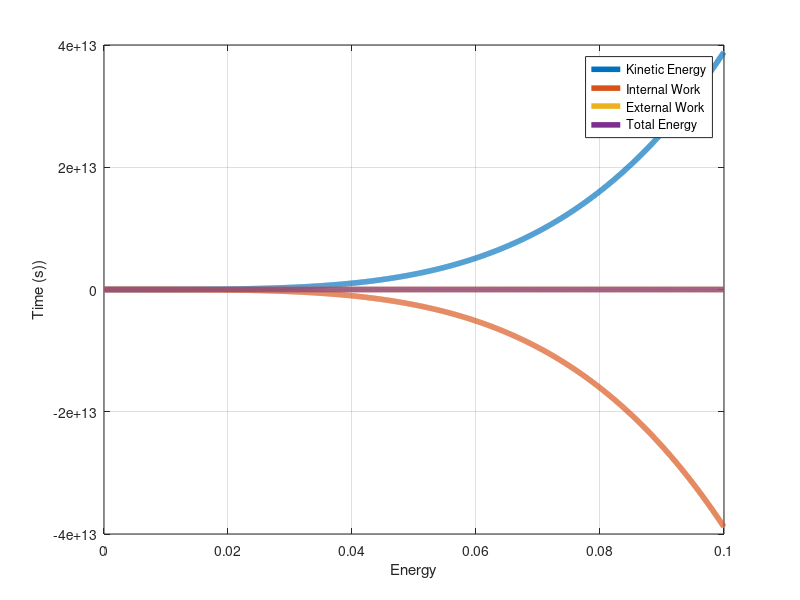

The MATLAB script that drew this image:

% Read Flagshyp file
file=fopen('energy.dat','r');
formatSpec = '%e %e %e %e';
sizeA = [4 inf ];
A = fscanf(file,formatSpec,sizeA);
fclose(file);

figure();
plot(A(1,:),A(2,:),'DisplayName','Kinetic Energy','LineWidth',4)
hold on; grid on;
plot(A(1,:),A(3,:),'DisplayName','Internal Work','LineWidth',4)
plot(A(1,:),A(4,:),'DisplayName','External Work','LineWidth',4)
plot(A(1,:),A(2,:) + A(3,:)-A(4,:),'DisplayName','Total Energy','LineWidth',4)
legend('show')
xlabel('Energy')
ylabel('Time (s))')